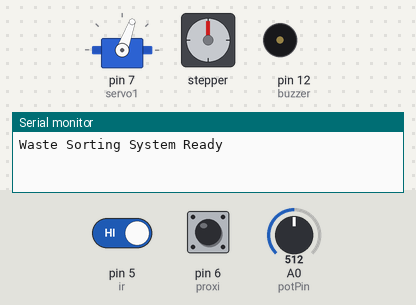
The sketch below on a simulated Arduino Uno, built with avr-gcc and run on an emulated ATmega328P. Parts: servo, stepper motor, buzzer (waves = sounding), the last lines printed to the serial monitor. Inputs (shaded band) come from the test bench; at power-on: pin 5 (ir) HIGH, pin 6 (proxi) HIGH, A0 (potPin) = 512. Stepper angles assume 4096 steps per turn.

Above: at 2.2 s.
2.3 s: pin 5 (ir) driven LOW
At 5.5 s:
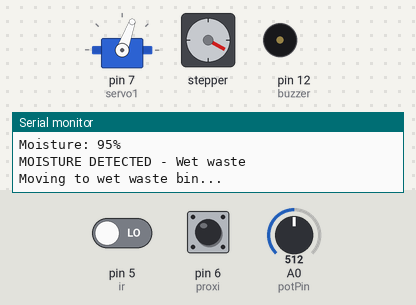
8.3 s: pin 6 (proxi) pulled LOW for 3.2 s
At 13.1 s:
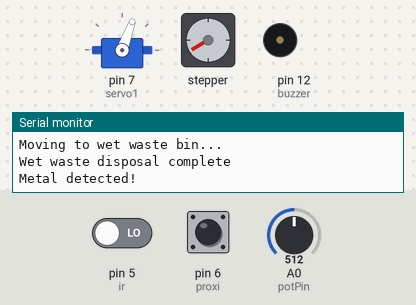
19.0 s: pin 6 (proxi) pulled LOW for 0.15 s
At 22.9 s:
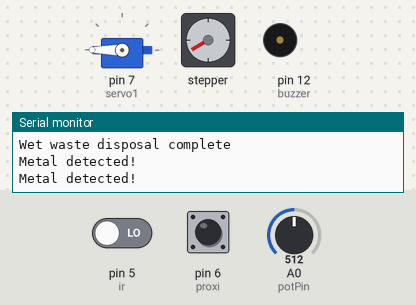
Timing chart, 0 to 28.1 s (numbered marks = the images above; inputs shaded):
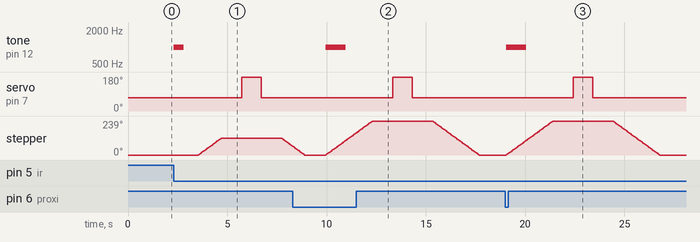

Measured:
- after the input at 2.3 s, tone on pin 12 (buzzer): silent → 1000 Hz at once, → silent 0.50 s later; servo on pin 7 (servo1): 70° → 180° after 3.4 s, → 70° 1.0 s later; stepper: turns 119° clockwise in 1.2 s, then 58° counter-clockwise in 0.56 s
- after the input at 8.3 s, tone on pin 12 (buzzer): silent → 1000 Hz after 1.7 s, → silent 1.0 s later; servo on pin 7 (servo1): 70° → 180° after 5.0 s, → 70° 1.0 s later
- after the input at 19.0 s, tone on pin 12 (buzzer): silent → 1000 Hz after 0.05 s, → silent 1.0 s later; servo on pin 7 (servo1): 70° → 180° after 3.4 s, → 70° 1.0 s later; stepper: turns 239° clockwise in 2.4 s, then 239° counter-clockwise in 2.4 s

The sketch:

dry_metal_waste.ino
```cpp
#include <CheapStepper.h>
#include <Servo.h>

Servo servo1;
#define ir 5
#define proxi 6
#define buzzer 12
int potPin = A0;
int soil = 0;
int fsoil;

CheapStepper stepper(8, 9, 10, 11);

// Debouncing variables
unsigned long lastProxiTime = 0;
unsigned long lastIrTime = 0;
const unsigned long debounceDelay = 200; // 200ms debounce
bool proxiLastState = HIGH;
bool irLastState = HIGH;

void setup() {
  Serial.begin(9600);
  pinMode(proxi, INPUT_PULLUP);
  pinMode(ir, INPUT);
  pinMode(buzzer, OUTPUT);
  servo1.attach(7);
  stepper.setRpm(17);

  // Initialize servo to closed position without cycling
  servo1.write(70);
  delay(1000);

  Serial.println("Waste Sorting System Ready");
}

void loop() {
  // Read sensors with debouncing
  bool proxiCurrent = digitalRead(proxi);
  bool irCurrent = digitalRead(ir);

  // Check proximity sensor (metal detection)
  if (proxiCurrent == LOW && proxiLastState == HIGH &&
      (millis() - lastProxiTime) > debounceDelay) {

    Serial.println("Metal detected!");
    handleMetalWaste();
    lastProxiTime = millis();
  }
  proxiLastState = proxiCurrent;

  // Check IR sensor (dry/wet waste detection)
  if (irCurrent == LOW && irLastState == HIGH &&
      (millis() - lastIrTime) > debounceDelay) {

    Serial.println("Waste detected - checking moisture...");
    handleOrganicWaste();
    lastIrTime = millis();
  }
  irLastState = irCurrent;

  delay(50); // Small delay to prevent overwhelming the loop
}

void handleMetalWaste() {
  tone(buzzer, 1000, 1000);

  // Move to metal bin position
  stepper.moveDegreesCW(240);
  delay(1000);

  // Open and close servo to release waste
  releaseWaste();

  // Return to home position
  stepper.moveDegreesCCW(240);
  delay(1000);
}

void handleOrganicWaste() {
  tone(buzzer, 1000, 500);
  delay(1000);

  // Take multiple moisture readings for accuracy
  fsoil = 0;
  for (int i = 0; i < 3; i++) {
    soil = analogRead(potPin);
    soil = constrain(soil, 485, 1023);
    fsoil += map(soil, 485, 1023, 100, 0);
    delay(75);
  }
  fsoil = fsoil / 3;

  Serial.print("Moisture: ");
  Serial.print(fsoil);
  Serial.println("%");

  if (fsoil > 20) {
    // Wet waste
    Serial.println("MOISTURE DETECTED - Wet waste");
    Serial.println("Moving to wet waste bin...");
    stepper.moveDegreesCW(120);
    delay(1000);
    releaseWaste();
    stepper.moveDegreesCCW(120);
    delay(1000);
    Serial.println("Wet waste disposal complete");
  } else {
    // Dry waste
    Serial.println("NO MOISTURE DETECTED - Dry waste");
    Serial.println("Disposing in dry waste bin...");
    tone(buzzer, 1000, 500);
    delay(1000);
    releaseWaste();
    Serial.println("Dry waste disposal complete");
  }
}

void releaseWaste() {
  servo1.write(280); // Open
  delay(1000);
  servo1.write(70);  // Close
  delay(1000);
}
```
